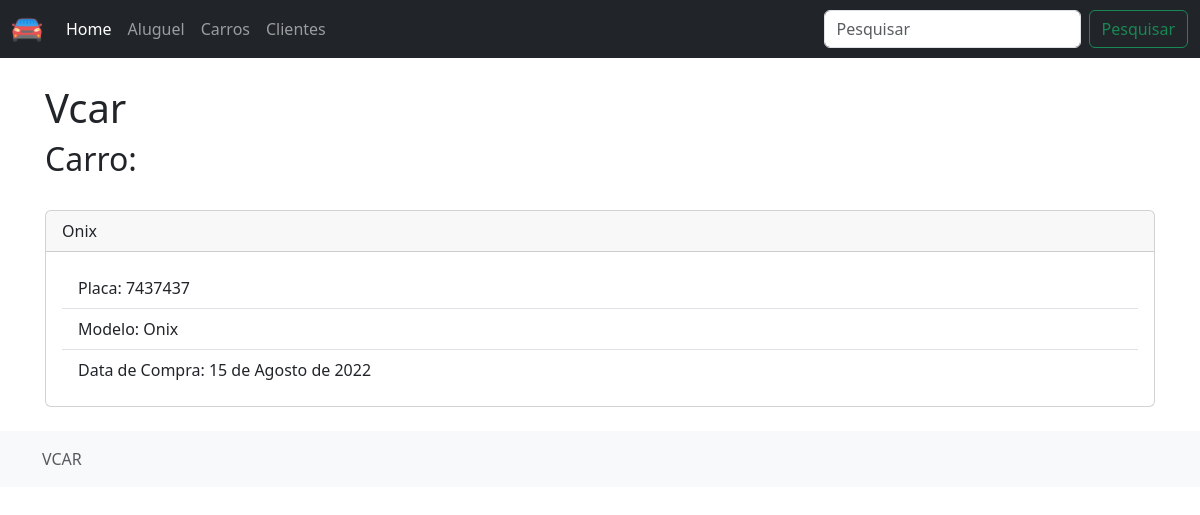
The page /carros/7437437 on the database its author committed.
### aluguel/models.py (models this page shows, shortened)
class Carro(models.Model):
    placa = models.CharField("Carro",max_length=7, primary_key=True)
    marca = models.CharField("Marca",max_length=150)
    ano = models.CharField("Ano",max_length=7)
    modelo = models.CharField("Modelo",max_length=150)
    data_compra = models.DateField("Data de Compra")

### aluguel/views.py (the view)
# urls.py: path('carros/<str:pk>', detalhar_carro, name='detalhar_carro'),
def detalhar_carro(request, pk):
    carro = Carro.objects.get(pk=pk)
    context = {"carro": carro}
    return render (request, "carro/detalhar_carro.html", context)

### aluguel/templates/carro/detalhar_carro.html (shortened to what this page needs)
    {% extends 'index.html' %}
{% block content %}
<h1>Vcar</h1>
<h2>Carro:</h2>
<div class="card mt-4">
    <div class="card-header">
        {{ carro.modelo }}
    </div>
    <div class="card-body">
        <ul class="list-group list-group-flush">
            <li class="list-group-item">Placa: {{ carro.placa }}</li>
            <li class="list-group-item">Modelo: {{ carro.modelo }}</li>
            <li class="list-group-item">Data de Compra: {{ carro.data_compra }}</li>
          </ul>
    </div>
</div>
{% endblock content %}

### rows shown on the page
Carro: modelo "Onix", placa "7437437", data_compra "15 de Agosto de 2022"
